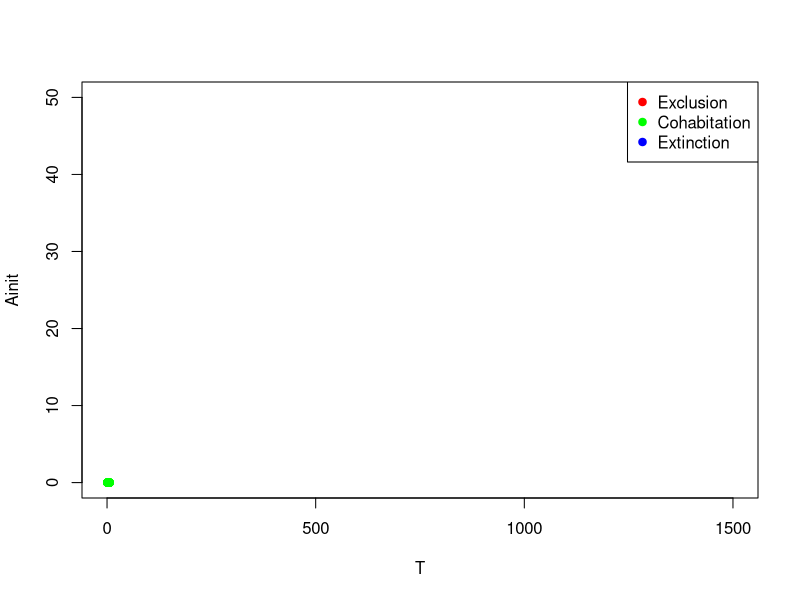

Source code (R):
rm(list=ls())
data <- read.table(file = "test.txt", sep=' ')
colnames(data)<-c("nb_test","Ainit","T","result")
plot(NA, NA, xlab='T', ylab="Ainit", xlim=c(0,1500), ylim=c(0,50))
legend("topright", c("Exclusion","Cohabitation","Extinction"),col=c(rgb(1,0,0),rgb(0,1,0), rgb(0,0,1)), pch=c(19))

r <- 0
g <- 0
b <- 0

#N <- max(data["nb_test"])

l <- dim(data)[1]
for (i in 1:l){
  if (data["result"][i,]=='Cohabitation'){
    g <- 1
    r <- 0
    b <- 0
    #df[k,] <- c(r,g,b)
  }
  if (data["result"][i,]=='Exclusion'){
    r <- 1
    g <- 0
    b <- 0
    #df[k,] <- c(r,g,b)
  }
  if (data["result"][i,]=='Extinction'){
    b <- 1
    g <- 0
    r <- 0
    #df[k] <- c(r,g,b)
  }
  points(data["T"][i,], data["Ainit"][i,], pch=c(19), col=rgb(r, g, b, maxColorValue = 1))
}
